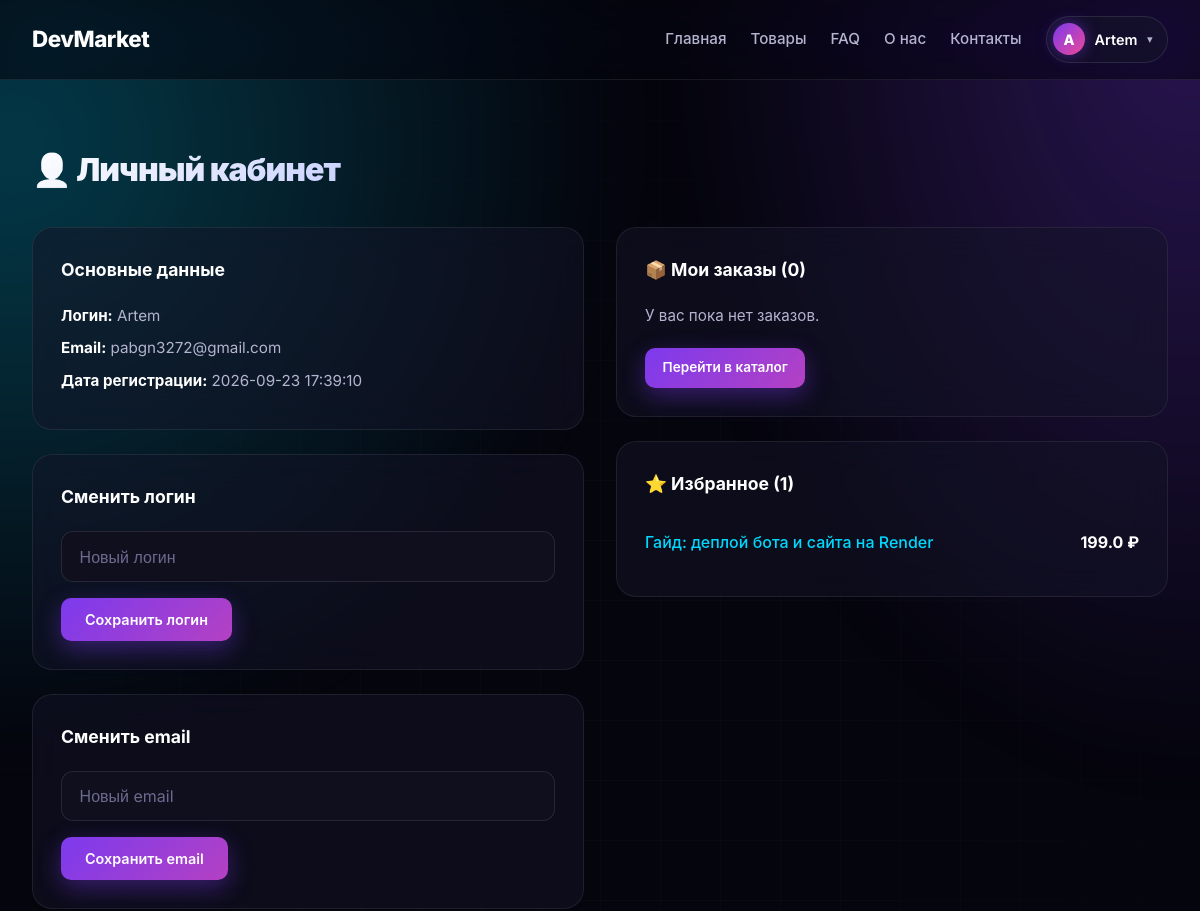
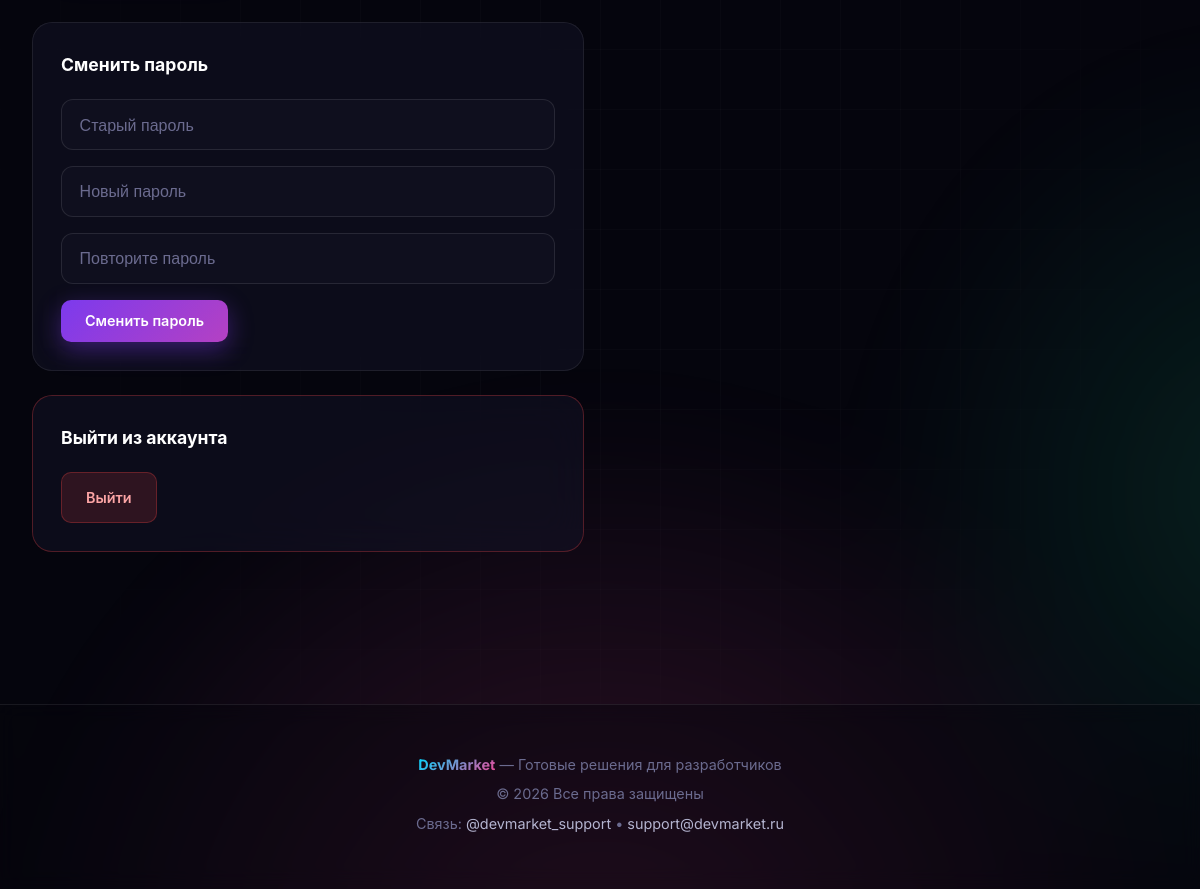
Screenshot of /profile (signed in) with the database file from the repository (2 pictures, top to bottom).
### tables this page shows
CREATE TABLE users (
                id INTEGER PRIMARY KEY AUTOINCREMENT,
                username TEXT UNIQUE NOT NULL,
                email TEXT UNIQUE NOT NULL,
                password_hash TEXT NOT NULL,
                created_at TIMESTAMP DEFAULT CURRENT_TIMESTAMP
            );

CREATE TABLE products (
                id INTEGER PRIMARY KEY AUTOINCREMENT,
                title TEXT NOT NULL,
                description TEXT,
                price REAL NOT NULL,
                image_url TEXT,
                download_url TEXT,
                category TEXT DEFAULT 'Прочее',
                badge TEXT,
                created_at TEXT DEFAULT CURRENT_TIMESTAMP
            );

### app.py (the view)
@app.route("/profile")
@login_required
def profile():
    user = db.get_user_by_id(session["user_id"])
    orders = db.get_user_orders(session["user_id"])
    favorites = db.get_user_favorites(session["user_id"])
    return render_template("profile.html", user=user, orders=orders, favorites=favorites)

### app.py (called while the page is built)
@app.context_processor
def inject_brand():
    return {"brand": BRAND, "current_user": get_current_user()}

def get_current_user():
    if session.get("user_id"):
        return db.get_user_by_id(session["user_id"])
    return None

def login_required(f):
    @wraps(f)
    def wrapper(*args, **kwargs):
        if not session.get("user_id"):
            flash("Войдите в аккаунт", "error")
            return redirect(url_for("login"))
        return f(*args, **kwargs)
    return wrapper

### database.py (called while the page is built)
def get_db():
    conn = sqlite3.connect(DB_PATH)
    conn.row_factory = sqlite3.Row
    return conn

def get_user_orders(user_id):
    with get_db() as conn:
        return conn.execute("""
            SELECT orders.*, products.title as product_title, products.download_url
            FROM orders
            LEFT JOIN products ON orders.product_id = products.id
            WHERE orders.user_id = ?
            ORDER BY orders.id DESC
        """, (user_id,)).fetchall()

def get_user_by_id(user_id):
    with get_db() as conn:
        return conn.execute("SELECT * FROM users WHERE id = ?", (user_id,)).fetchone()

def get_user_favorites(user_id):
    with get_db() as conn:
        return conn.execute("""
            SELECT products.* FROM favorites
            JOIN products ON favorites.product_id = products.id
            WHERE favorites.user_id = ?
            ORDER BY favorites.id DESC
        """, (user_id,)).fetchall()

### templates/profile.html (shortened to what this page needs)
{% extends "base.html" %}
{% block content %}
<div class="container">
    <h1 class="page-title">👤 Личный кабинет</h1>
    <div class="profile-grid">
        <div>
            <div class="profile-card">
                <h3>Основные данные</h3>
                <p><strong>Логин:</strong> {{ user['username'] }}</p>
                <p><strong>Email:</strong> {{ user['email'] }}</p>
                <p><strong>Дата регистрации:</strong> {{ user['created_at'] }}</p>
            </div>
            <div class="profile-card">
                <h3>Сменить логин</h3>
                <form method="post" action="/profile/username">
                    <div class="form-group">
                        <input type="text" name="username" class="form-input" placeholder="Новый логин" required minlength="3">
                    </div>
                    <button class="btn btn-primary">Сохранить логин</button>
                </form>
            </div>
            <div class="profile-card">
                <h3>Сменить email</h3>
                <form method="post" action="/profile/email">
                    <div class="form-group">
                        <input type="email" name="email" class="form-input" placeholder="Новый email" required>
                    </div>
                    <button class="btn btn-primary">Сохранить email</button>
                </form>
            </div>
            <div class="profile-card">
                <h3>Сменить пароль</h3>
                <form method="post" action="/profile/password">
                    <div class="form-group">
                        <input type="password" name="old_password" class="form-input" placeholder="Старый пароль" required>
                    </div>
                    <div class="form-group">
                        <input type="password" name="new_password" class="form-input" placeholder="Новый пароль" required minlength="6">
                    </div>
                    <div class="form-group">
                        <input type="password" name="confirm_password" class="form-input" placeholder="Повторите пароль" required minlength="6">
                    </div>
                    <button class="btn btn-primary">Сменить пароль</button>
                </form>
            </div>
            <div class="profile-card" style="border-color: rgba(239, 68, 68, 0.3);">
                <h3>Выйти из аккаунта</h3>
                <a href="/logout" class="btn btn-danger">Выйти</a>
            </div>
        </div>
        <div>
            <div class="profile-card">
                <h3>📦 Мои заказы ({{ orders|length }})</h3>
                {% if orders %}
                    <div class="orders-list">
                        {% for o in orders %}
                            <div class="order-item">
                                <div class="order-header">
                                    <strong>{{ o['product_title'] or 'Товар' }}</strong>
                                    <span class="order-status {% if o['status'] == 'paid' %}paid{% else %}pending{% endif %}">
                                        {% if o['status'] == 'paid' %}✅ Оплачен{% else %}⏳ Ожидает{% endif %}
                                    </span>
                                </div>
                                <p class="order-meta">
                                    {{ o['created_at'] }} • {{ o['final_price'] or '—' }} ₽
                                    {% if o['promo_code'] %} • Промокод: {{ o['promo_code'] }}{% endif %}
                                </p>
                                {% if o['status'] == 'paid' and o['download_url'] %}
                                    <a href="{{ o['download_url'] }}" target="_blank" class="btn btn-success btn-sm" style="margin-top: 0.5rem;">⬇️ Скачать товар</a>
                                {% endif %}
                            </div>
                        {% endfor %}
                    </div>
                {% else %}
                    <p style="color: #b4b4d0;">У вас пока нет заказов.</p>
                    <a href="/search" class="btn btn-primary btn-sm" style="margin-top: 0.75rem;">Перейти в каталог</a>
                {% endif %}
            </div>
            <div class="profile-card">
                <h3>⭐ Избранное ({{ favorites|length }})</h3>
                {% if favorites %}
                    {% for p in favorites %}
                        <div class="favorite-item">
                            <a href="/product/{{ p['id'] }}">{{ p['title'] }}</a>
                            <span>{{ p['price'] }} ₽</span>
                        </div>
                    {% endfor %}
                {% else %}
                    <p style="color: #b4b4d0;">В избранном пока ничего нет.</p>
                {% endif %}
            </div>
        </div>
    </div>
</div>
{% endblock %}

### templates/base.html (shortened to what this page needs)
<!DOCTYPE html>
<html lang="ru">
<head>
    <link rel="stylesheet" href="{{ url_for('static', filename='style.css') }}">
</head>
<body>
<nav class="navbar">
    <div class="nav-container">
        <a href="/" class="logo"><span>{{ brand.name }}</span></a>
        <div class="nav-links" id="nav-links">
            <a href="/">Главная</a>
            <a href="/search">Товары</a>
            <a href="/faq">FAQ</a>
            <a href="/about">О нас</a>
            <a href="/contact">Контакты</a>
            {% if current_user %}
                <div class="user-menu">
                    <button class="user-menu-btn" id="user-menu-btn">
                        <span class="user-avatar">{{ current_user['username'][0]|upper }}</span>
                        <span class="user-name">{{ current_user['username'] }}</span>
                        <span class="user-arrow">▾</span>
                    </button>
                </div>
            {% else %}
                <a href="/login" class="nav-login-btn">Войти</a>
            {% endif %}
        </div>
    </div>
</nav>
<main>
    {% if error_404 %}
        <div class="container">
            <div class="success-page error-page">
                <div class="success-icon">🔍</div>
                <h1>404</h1>
                <p>Страница не найдена</p>
                <a href="/" class="btn btn-primary" style="margin-top: 2rem;">← На главную</a>
            </div>
        </div>
    {% else %}
        {% block content %}{% endblock %}
    {% endif %}
</main>
<footer class="footer">
    <div class="footer-content">
        <p><strong>{{ brand.name }}</strong> — {{ brand.tagline }}</p>
        <p>© {{ brand.year }} Все права защищены</p>
        <p class="footer-contacts">
            Связь:
            <a href="https://t.me/{{ brand.contacts.telegram[1:] }}" target="_blank">{{ brand.contacts.telegram }}</a>
            •
            <a href="mailto:{{ brand.contacts.email }}">{{ brand.contacts.email }}</a>
        </p>
    </div>
</footer>
</body>
</html>

### rows the page displays
users: username "A", username "Artem", email "pabgn3272@gmail.com", created_at "2026-09-23 17:39:10"
products: title "Гайд: деплой бота и сайта на Render", price "199.0"

### other values shown
{{ brand.name }} "DevMarket"
{{ orders|length }} "0"
{{ favorites|length }} "1"
{{ brand.tagline }} "Готовые решения для разработчиков"
{{ brand.year }} "2026"
{{ brand.contacts.telegram }} "@devmarket_support"
{{ brand.contacts.email }} "support@devmarket.ru"
